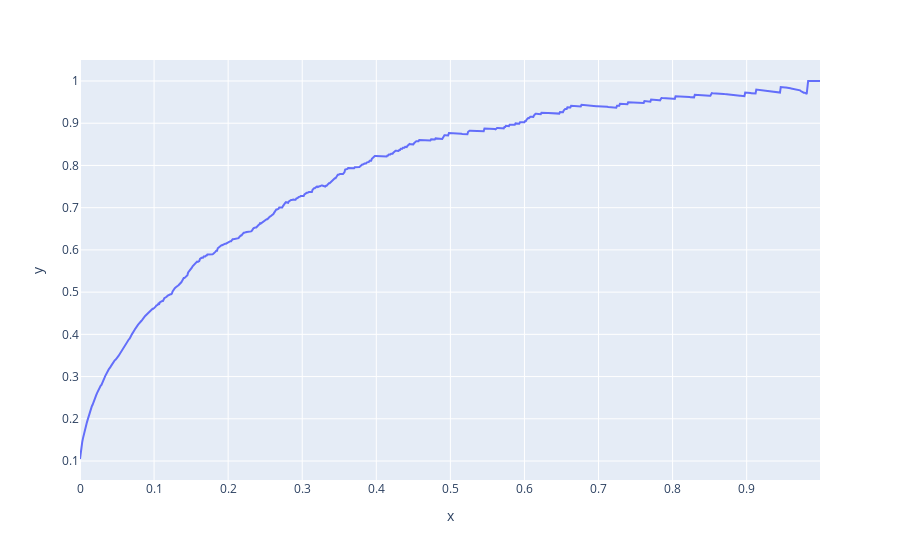

Write notebook code for a chart like this one.
### Code cell
fig = px.line(x = np.arange(0,1,0.001), y = [rew(t) for t in np.arange(0,1,0.001)])
fig.show()

### Figure 1 — Plotly figure (JSON) as saved in the notebook; plotly's stock layout.template omitted (floating-point values rounded to 4 significant figures; data arrays with more than 128 entries replaced by an {"elided": "..."} marker saying what was removed)
{"data": [{"hovertemplate": "x=%{x}<br>y=%{y}<extra></extra>", "legendgroup": "", "line": {"color": "#636efa", "dash": "solid"}, "marker": {"symbol": "circle"}, "mode": "lines", "name": "", "orientation": "v", "showlegend": false, "type": "scatter", "x": {"elided": "1000 float values"}, "xaxis": "x", "y": {"elided": "1000 float values"}, "yaxis": "y"}], "layout": {"legend": {"tracegroupgap": 0}, "margin": {"t": 60}, "xaxis": {"anchor": "y", "domain": [0, 1], "title": {"text": "x"}}, "yaxis": {"anchor": "x", "domain": [0, 1], "title": {"text": "y"}}}}
